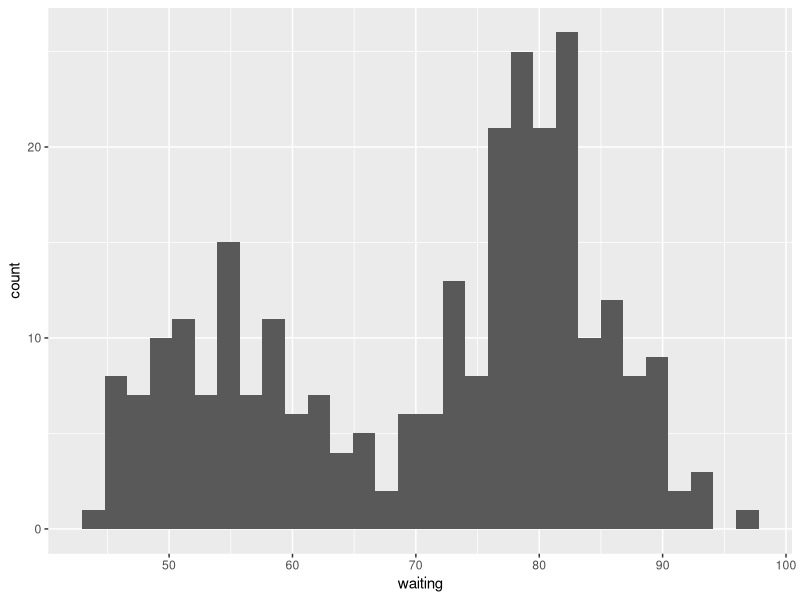
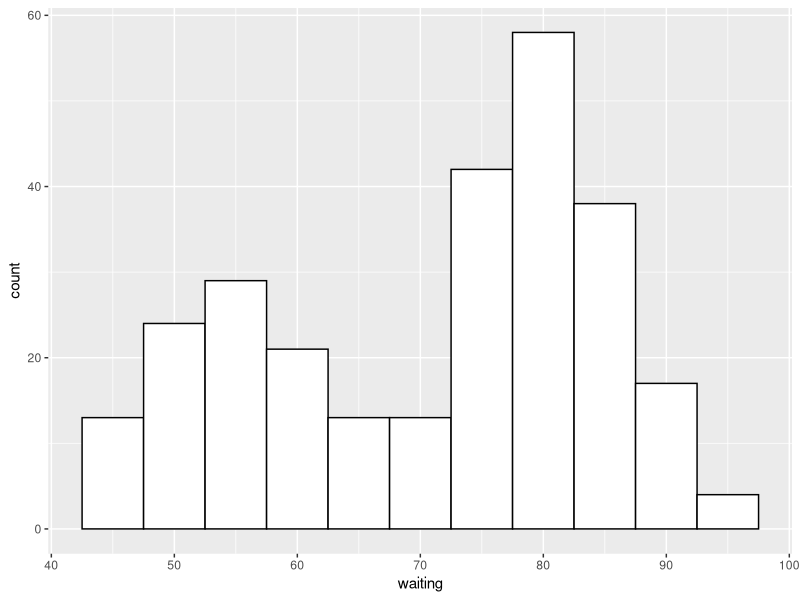
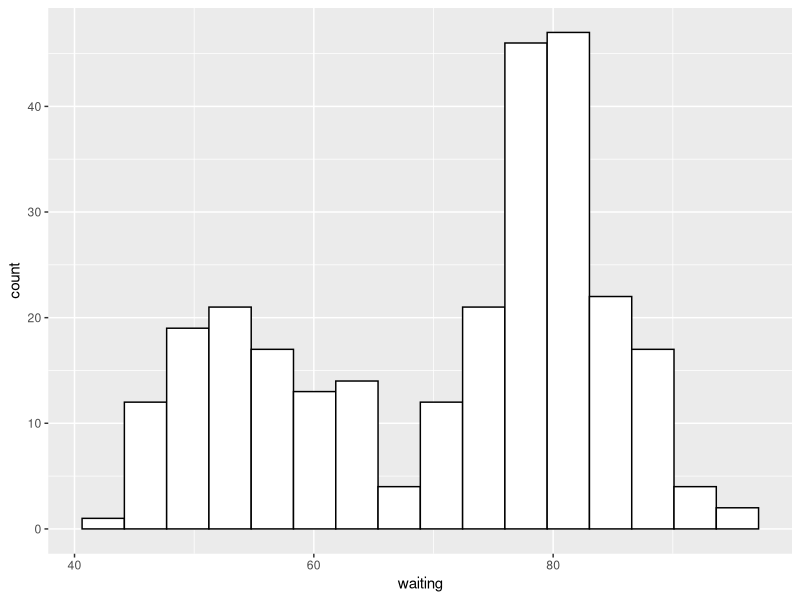
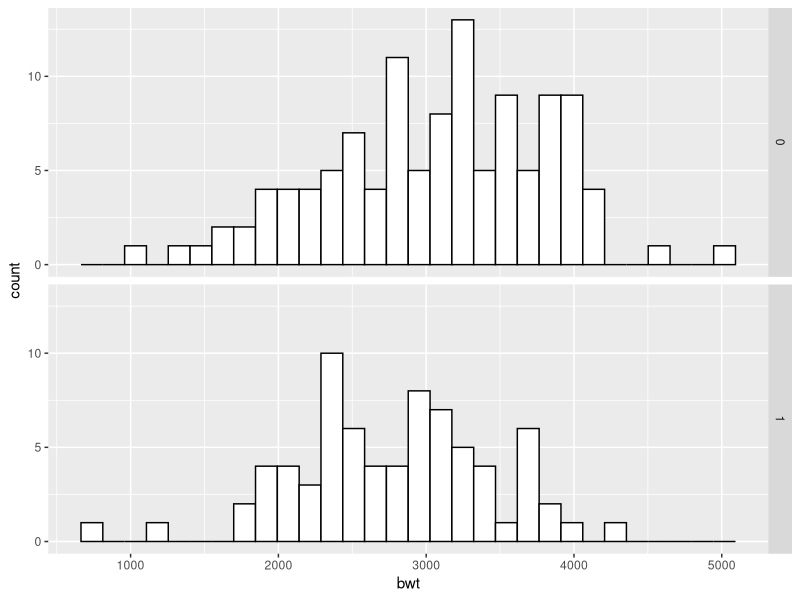
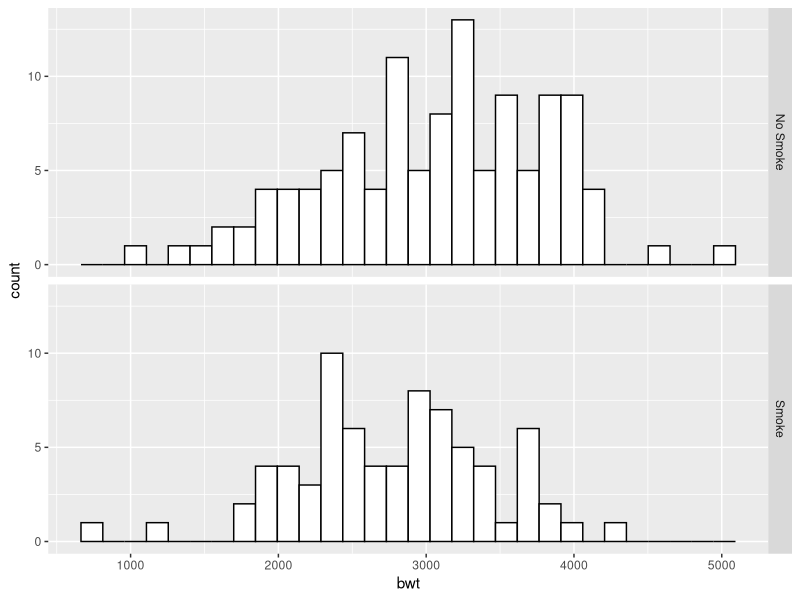
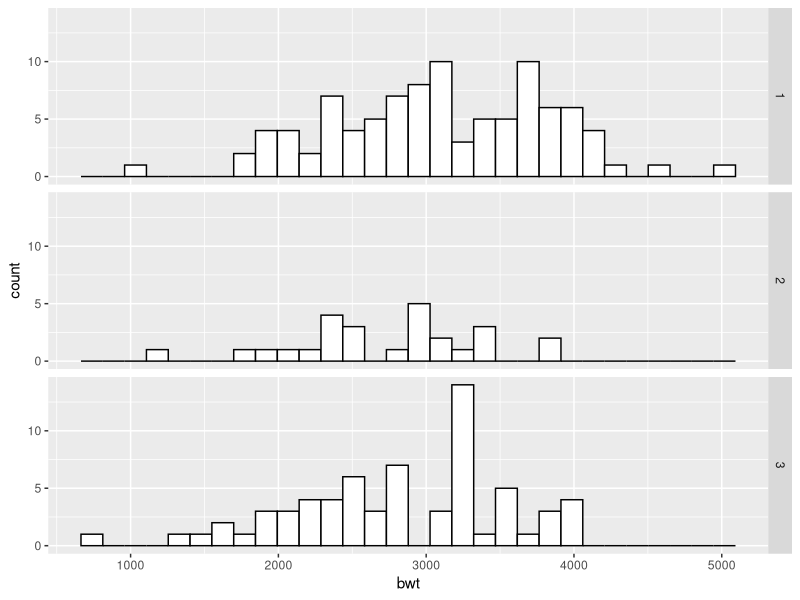
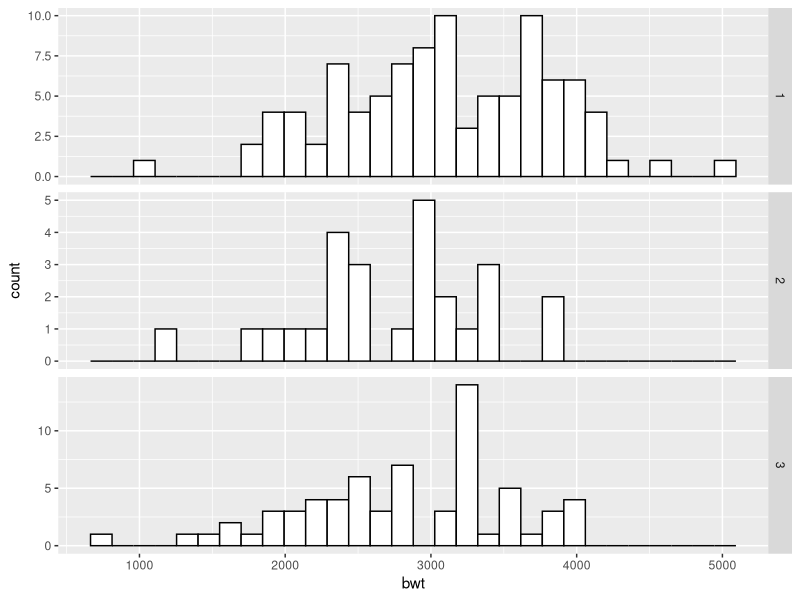
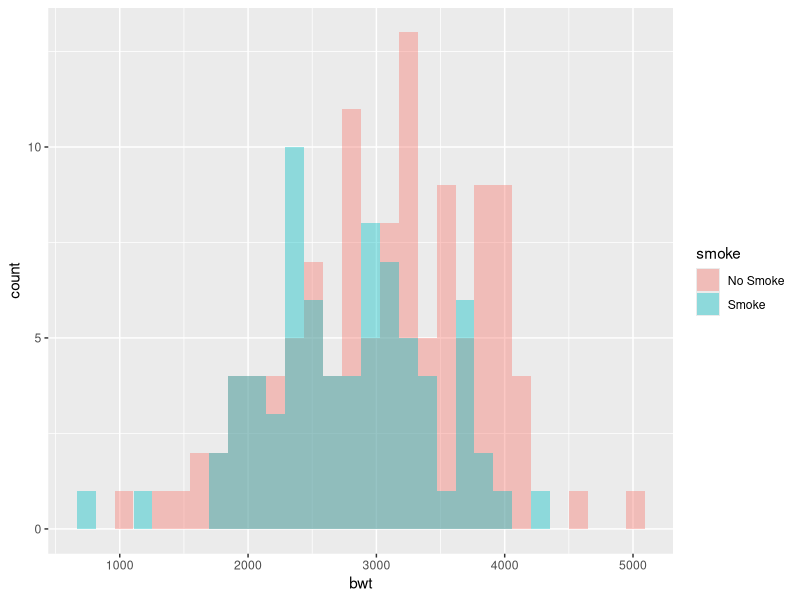

Recreate these plots in R, in order. (Note: this script raises an error after producing the figures.)
## ---- chunk 1
knitr::opts_chunk$set(echo = TRUE)
library(tidyverse)
library(MASS)
## ---- chunk 2
ggplot(faithful, aes(x = waiting)) +
  geom_histogram()

ggplot(faithful, aes(x = waiting)) +
  geom_histogram(binwidth = 5, fill = "white", color = "black")

binsize <- diff(range(faithful$waiting))/15

ggplot(faithful, aes(x = waiting)) +
  geom_histogram(binwidth = binsize, fill = "white", color = "black")
## ---- chunk 3
ggplot(birthwt, aes(x = bwt)) +
  geom_histogram(fill = "white", color = "black") +
  facet_grid(smoke ~ .)

birthwt_mod <- birthwt

birthwt_mod$smoke <- recode_factor(birthwt_mod$smoke, '0' = 'No Smoke', '1' = 'Smoke')
## ---- chunk 4
ggplot(birthwt_mod, aes(x = bwt)) +
  geom_histogram(fill = "white", color = "black") +
  facet_grid(smoke ~ .)

ggplot(birthwt, aes(x = bwt)) +
  geom_histogram(fill = "white", color = "black") +
  facet_grid(race ~ .)

ggplot(birthwt, aes(x = bwt)) +
  geom_histogram(fill = "white", color = "black") +
  facet_grid(race ~., scales = "free")

ggplot(birthwt_mod, aes(x = bwt, fill = smoke)) +
  geom_histogram(position = "identity", alpha = 0.4)
## ---- chunk 5
ggplot(faithful, aes(x = waiting)) +
  geom_density()

ggplot(faithful, aes(x = waiting)) +
  geom_line(stat = "density") +
  expand_limits(y = 0)
## ---- chunk 6
ggplot(faithful, aes(x = waiting)) +
  geom_line(stat = "density") +
  geom_line(stat = "density", adjust = .25, color = "orange") + # less smooth
  geom_line(stat = "density", adjust = 2, color = "blue") # more smooth
## ---- chunk 7
ggplot(faithful, aes(x = waiting)) +
  geom_density(fill = "blue", alpha = .2) +
  xlim(35, 105)

ggplot(faithful, aes(x = waiting)) +
  geom_density(fill = "blue", alpha = 0.2, color = NA) +
  xlim(35, 105) +
  geom_line(stat = "density")
## ---- chunk 8
ggplot(faithful, aes(x = waiting, y = ..density..)) +
  geom_histogram(fill = "cornsilk", color = "grey60", size = 0.2) +
  geom_density() +
  xlim(35, 105)
## ---- chunk 9
birthwt_mod <- birthwt|>
  mutate(smoke = as.factor(smoke))

ggplot(birthwt_mod,
       aes(x = bwt, color = smoke)) +
  geom_density()

ggplot(birthwt_mod,
       aes(x = bwt, fill = smoke)) +
  geom_density(alpha = 0.3)
## ---- chunk 10
ggplot(birthwt_mod,
       aes(x = bwt)) +
  geom_density() +
  facet_grid(smoke ~ .)

#levels(birthwt_mod$smoke)

birthwt_mod$smoke <- recode(birthwt_mod$smoke, '0' = 'No Smoke', '1' = 'Smoke')

ggplot(birthwt_mod, aes(x = bwt)) +
  geom_density() +
  geom_vline(xintercept = median(birthwt_mod$bwt)) +
  facet_grid(smoke ~ .)
## ---- chunk 11
ggplot(birthwt_mod,
       aes(x = bwt, y = ..density..)) +
  geom_histogram(binwidth = 200, fill = "cornsilk", color = "grey60", size = 0.2) +
  geom_density() +
  facet_grid(smoke ~ .)
## ---- chunk 12
ggplot(faithful, aes(x = waiting)) +
  geom_freqpoly()

ggplot(faithful, aes(x = waiting)) +
  geom_freqpoly(binwidth = 4)

binsize <- diff(range(faithful$waiting))/15

ggplot(faithful, aes(x = waiting)) +
  geom_freqpoly(binwidth = binsize)
## ---- chunk 13
ggplot(birthwt, aes(x = factor(race), y = bwt)) +
  geom_boxplot()

ggplot(birthwt, aes(x = factor(race), y = bwt)) +
  geom_boxplot(width = 0.5)

ggplot(birthwt, aes(x = factor(race), y = bwt)) +
  geom_boxplot(outlier.size = 1.5, outlier.shape = 21, outlier.color = "red")

ggplot(birthwt, aes(x = 1, y = bwt)) +
  geom_boxplot() +
  scale_x_continuous(breaks = NULL) +
  theme(axis.title.x = element_blank())
## ---- chunk 14
ggplot(birthwt, aes(x = factor(race), y = bwt)) +
  geom_boxplot(notch = TRUE)
## ---- chunk 15
ggplot(birthwt, aes(x = factor(race), y = bwt)) +
  geom_boxplot() +
  stat_summary(fun.y = "mean", geom = "point", shape = 23, size = 3, fill = "red")
## ---- chunk 16
hw_p <- ggplot(heightweight, aes(x = sex, y = heightIn))

hw_p + geom_violin()

hw_p +
  geom_violin() +
  geom_boxplot(width = 0.1, fill = "black", outlier.colour = NA) +
  stat_summary(fun.y = median, geom = "point", fill = "white", shape = 21, size = 2.5)

hw_p + geom_violin(trim = FALSE)

hw_p + geom_violin(scale = "count")

hw_p + geom_violin(adjust = 2)

hw_p + geom_violin(adjust = .5)
## ---- chunk 17
c2009 <- countries|>
  filter(Year == 2009 & healthexp > 2000)

c2009_p <- ggplot(c2009, aes(infmortality))

c2009_p + geom_dotplot()

c2009_p + geom_dotplot(binwidth = 0.25) +
  geom_rug() +
  scale_y_continuous(breaks = NULL) +
  theme(axis.title.y = element_blank())

c2009_p +
  geom_dotplot(method = "histodot", binwidth = 0.25) +
  geom_rug() +
  scale_y_continuous(breaks = NULL) +
  theme(axis.title.y = element_blank())
## ---- chunk 18
c2009_p +
  geom_dotplot(binwidth = 0.25, stackdir = "center") +
  scale_y_continuous(breaks = NULL) +
  theme(axis.title.y = element_blank())

c2009_p +
  geom_dotplot(binwidth = 0.25, stackdir = "centerwhole") +
  scale_y_continuous(breaks = NULL) +
  theme(axis.title.y = element_blank())
## ---- chunk 19
ggplot(heightweight, aes(x = sex, y = heightIn)) +
  geom_dotplot(binaxis = "y", binwidth = 0.5, stackdir = "center")

ggplot(heightweight, aes(x = sex, y = heightIn)) +
  geom_boxplot(outlier.colour = NA, width = 0.4) +
  geom_dotplot(binaxis = "y", binwidth = 0.5, stackdir = "center", fill = NA)
## ---- chunk 20
ggplot(heightweight, aes(x = sex, y = heightIn)) +
  geom_boxplot(aes(x = as.numeric(sex) + .2, group = sex), width = .25) +
  geom_dotplot(
    aes(x = as.numeric(sex) - .2, group = sex),
    binaxis = "y",
    binwidth = .5,
    stackdir = "center"
  ) +
  scale_x_continuous(
    breaks = 1:nlevels(heightweight$sex),
    labels = levels(heightweight$sex)
  )
## ---- chunk 21
faithful_p <- ggplot(faithful, aes(x = eruptions, y = waiting))

faithful_p +
  geom_point() +
  stat_density2d()

faithful_p +
  stat_density2d(aes(color = ..level..))

faithful_p +
  stat_density2d(aes(fill = ..density..), geom = "raster", contour = FALSE)

faithful_p + 
  geom_point() +
  stat_density2d(aes(fill = ..density..), geom = "raster", contour = FALSE)

faithful_p +
  geom_point() +
  stat_density2d(aes(alpha = ..density..), geom = "tile", contour = FALSE)

faithful_p +
  stat_density2d(
    aes(fill = ..density..),
    geom = "raster", 
    contour = FALSE,
    h = c(.5, 5)
  )
  
